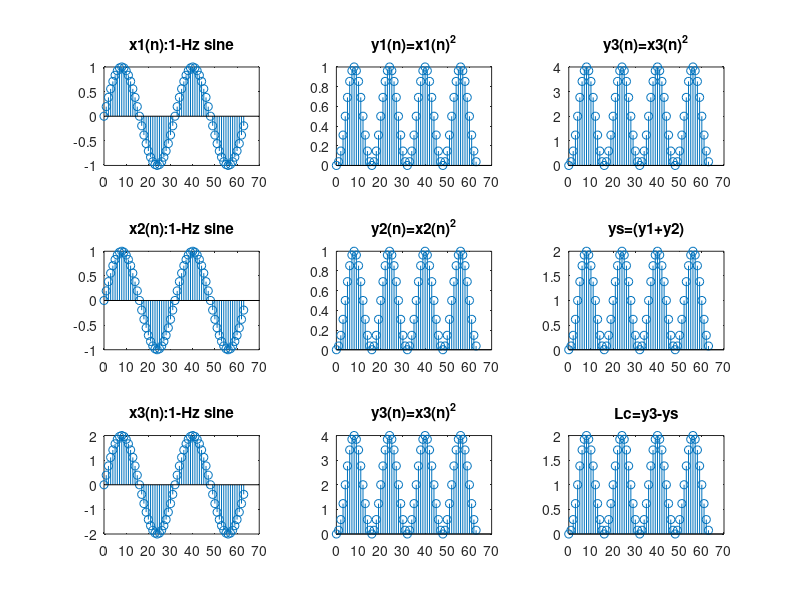

This figure's MATLAB source:
N =64;
n= 0:N-1;fs=32;
f1=1;f2=1;
x1 = sin(2*pi*f1*n/fs);
x2 = sin(2*pi*f2*n/fs);
x3 = x1+x2;

y1 = x1.^2;
y2 = x2.^2;
y3 = x3.^2;

ys = y1+y2;
Lc = y3 - ys;

figure;
subplot(3,3,1);stem(n,x1);title('x1(n):1-Hz sine');
subplot(3,3,2);stem(n,y1);title('y1(n)=x1(n)^2');
subplot(3,3,3);stem(n,y3);title('y3(n)=x3(n)^2');

subplot(3,3,4);stem(n,x2);title('x2(n):1-Hz sine');
subplot(3,3,5);stem(n,y2);title('y2(n)=x2(n)^2');
subplot(3,3,6);stem(n,ys);title('ys=(y1+y2)');

subplot(3,3,7);stem(n,x3);title('x3(n):1-Hz sine');
subplot(3,3,8);stem(n,y3);title('y3(n)=x3(n)^2');
subplot(3,3,9);stem(n,Lc);title('Lc=y3-ys');
